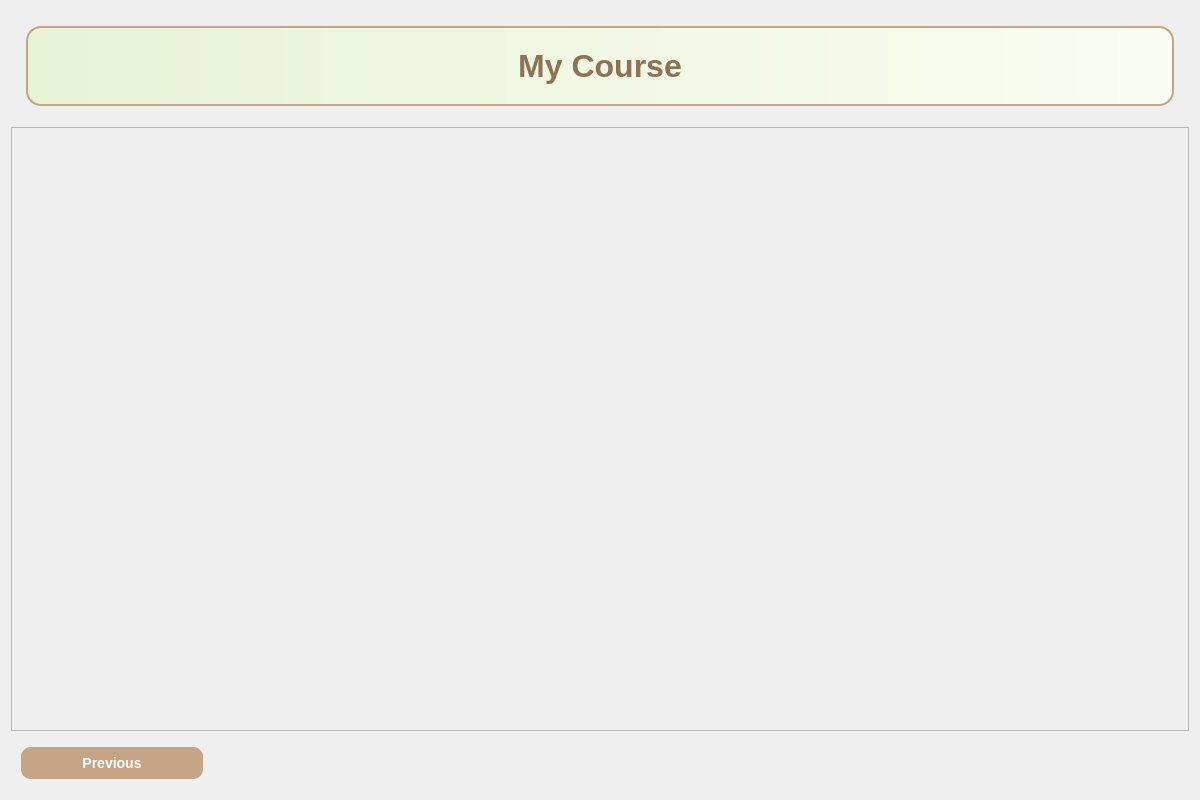
<?xml version="1.0" encoding="UTF-8"?>
<ui version="4.0">
 <class>Form</class>
 <widget class="QWidget" name="Form">
  <property name="geometry">
   <rect>
    <x>0</x>
    <y>0</y>
    <width>1200</width>
    <height>800</height>
   </rect>
  </property>
  <layout class="QVBoxLayout" name="verticalLayout">
   <item>
    <widget class="QLabel" name="labelTitle">
     <property name="styleSheet">
      <string notr="true">QLabel#labelTitle {
    color: #8B7355;
    font-size: 32px;
    font-weight: bold;
    padding: 20px;
    margin: 15px;
    background: qlineargradient(x1:0, y1:0, x2:1, y2:0, stop:0 #E8F3D6, stop:1 #FAFDF3);
    border-radius: 15px;
    border: 2px solid #C4A484;
    text-align: center;
}</string>
     </property>
     <property name="text">
      <string>My Course</string>
     </property>
     <property name="alignment">
      <set>Qt::AlignCenter</set>
     </property>
    </widget>
   </item>
   <item>
    <widget class="QScrollArea" name="scrollArea">
     <property name="widgetResizable">
      <bool>true</bool>
     </property>
     <widget class="QWidget" name="scrollAreaWidgetContents">
      <property name="geometry">
       <rect>
        <x>0</x>
        <y>0</y>
        <width>1180</width>
        <height>602</height>
       </rect>
      </property>
      <layout class="QGridLayout" name="courseGrid"/>
     </widget>
    </widget>
   </item>
   <item>
    <widget class="QPushButton" name="btnPrevious">
     <property name="styleSheet">
      <string notr="true">QPushButton#btnPrevious {
    background-color: #C4A484;
    color: white;
    border: none;
    border-radius: 10px;
    padding: 8px 16px;
    margin: 10px;
    font-size: 14px;
    font-weight: bold;
    min-width: 100px;
    max-width: 150px;
}</string>
     </property>
     <property name="text">
      <string>Previous</string>
     </property>
    </widget>
   </item>
  </layout>
 </widget>
 <resources/>
 <connections/>
</ui>
